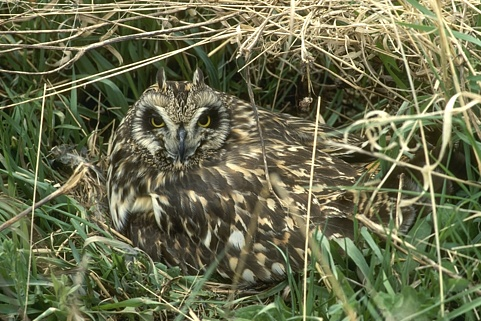
#> input picture tp/tp-3/imagenes/8143.jpg, 481 x 321 px
$ jupyter execute --allow-errors Segmentacion_objetos-Clases.ipynb   (older library calls are emulated)
#> lines starting #> are read from the running program, lines starting #| are printed output that depends on the picture
# Proyecto de la materia Procesamiento Embebido de Señales
## Segmentación de imágenes con OpenCV y SciKit-image
### Métodos de sementación de imágenes

El presente trabajo práctico tiene como objetivo la segmentación **no supervisada** de imagenes.

Para ello se cuentan con las siguientes etapas:
1. Preprocesamiento de la imagen
2. Visualización del histograma de la imagen (en RGB)
3. Método K-Means (OpenCV)
4. Método SLIC (Simple Linear Iterative Clustering)
    1. RAG con corte por umbral
    2. RAG con corte normalizado
    3. RAG con Merge
5. Método Felzenszwalb
    1. RAG con corte por umbral
    2. RAG con corte normalizado
    3. RAG con Merge
6. Contadores de segmentos únicos segun cada Método y su variante
7. Histograma de gradientes orientados
8. Etiquetado de contornos en base a segmentación realizada (Labeling)

Finalmente se comparará el algoritmo con una imagen ruidosa:
1. Agregación de ruido a la imagen original

Pendientes a implementar:
1. Hierarchical Merging of Region Boundary RAGs
2. Drawing Region Adjacency Graphs (RAGs)
3. Morphological Snakes
4. Entropía

### Método K-Means
Se caracteriza por buscar los centros de una cierta cantidad de clusters y agrupa las muestras de entrada en dichos clusters.

### Método SLIC (Simple Linear Iterative Clustering)
Se caracteriza por utilizar otro algoritmo de machine-learning denominado K-Means.
El mismo toma todos los valores de los pixeles de la imagen e intenta separarlos en una determinada cantidad de sub-regiones.
Toma la imagen a color (3 canales) por lo que se usará la imagen original

### Método Felzenszwalb

Nota: al método utilizado para segmentar se lo conoce como "over-segmentation" ya que corresponde a una primera aproximación de segmentación en un algoritmo real.

### RAG Thresholding
La técnica Region Adjacency Graph (RAG) realiza un merge de las regiones que tienen colores similares. Se construirá un RAG y se definirán bordes como la diferencia del promedio de colores. Luego se unirán las regiones que contengan un promedio de color similar (dependiendo el umbral de threshold).

## Fotos testeadas y comparadas con sus GroundTruths
- 8143.jpg
- 22013.jpg
- 35058.jpg
- 41004.jpg
- 56028.jpg
- 94079.jpg
- 314016.jpg

[cell 1]
from __future__ import division
import cv2
import numpy as np
import scipy
import matplotlib.pyplot as plt
import imutils
import skimage.data as data
import skimage.exposure as exposure
import skimage.segmentation as seg
import skimage.filters as filters
import skimage.draw as draw
import skimage.color as color
import skimage.feature as feature
import skimage.morphology as morph
import skimage.util as util
import skimage.future as future

def nothing(x):
    pass

# Parámetros de ajuste de los métodos de segmentación
TAMANIO_KERNEL_MEDIANA = 3
NUMERO_SEGMENTOS_SLIC = 400
NIVEL_COMPACT_SLIC = 10
SIGMA_SLIC = 1.0
UMBRAL_CORTE_SLIC = 29
UMBRAL_MERGE_SLIC = 35

MAX_SEGMENTOS_FELZENSZWALB = 300
ESCALA_FELZENSZWALB = 100
SIGMA_FELZENSZWALB = 0.5
TAMANIO_MIN_FELZENSZWALB = 50
UMBRAL_CORTE_FELZENSZWALB = 29
UMBRAL_MERGE_FELZENSZWALB = 35

#### Abrir la imagen desde el dataset ####
# Configurar imagen del dataset y su respectivo GroundTruth
ruta_img = 'imagenes/94079.jpg'
rutaGT_img = 'ground-truth/94079-1105.seg'

#### Funciones auxiliares para RAG con Merge ####
# [24 lines left out: function _weight_mean_color, not called in this run]


def merge_mean_color(graph, src, dst):
    """Callback called before merging two nodes of a mean color distance graph.

    This method computes the mean color of `dst`.

    Parameters
    ----------
    graph : RAG
        The graph under consideration.
    src, dst : int
        The vertices in `graph` to be merged.
    """
    graph.node[dst]['total color'] += graph.node[src]['total color']
    graph.node[dst]['pixel count'] += graph.node[src]['pixel count']
    graph.node[dst]['mean color'] = (graph.node[dst]['total color'] /
                                     graph.node[dst]['pixel count'])

#### Función que calcula el porcentaje de match entre 2 imagenes segmentadas ####
# [69 lines left out: function calcularPorcentaje, not called in this run]


#### Funcion de segmentación y comparación contra un GroundTruth elegido ####
def segmentarDiversosMetodosYComparar(ruta_img,
                                      rutaGT_img,
                                      debug = 0,
                                      TAMANIO_KERNEL_MEDIANA=3,
                                      NUMERO_SEGMENTOS_SLIC=400,
                                      NIVEL_COMPACT_SLIC=10,
                                      SIGMA_SLIC=1.0,
                                      UMBRAL_CORTE_SLIC=29,
                                      UMBRAL_MERGE_SLIC=35,
                                      MAX_SEGMENTOS_FELZENSZWALB=300,
                                      ESCALA_FELZENSZWALB=100,
                                      SIGMA_FELZENSZWALB=0.5,
                                      TAMANIO_MIN_FELZENSZWALB=50,
                                      UMBRAL_CORTE_FELZENSZWALB=29,
                                      UMBRAL_MERGE_FELZENSZWALB=35):
    # Importar imagen del dataset
#> called with ruta_img = 'imagenes/8143.jpg', rutaGT_img = 'ground-truth/8143-1107.seg', debug = 0, TAMANIO_KERNEL_MEDIANA = 3, NUMERO_SEGMENTOS_SLIC = 400, NIVEL_COMPACT_SLIC = 10, SIGMA_SLIC = 1, UMBRAL_CORTE_SLIC = 29
    imagen = cv2.imread(ruta_img,1)
#> imagen is the input picture: shape (321, 481, 3); mean B, G, R 76.8, 108.7, 105.7
    # Transformar la imagen BRG a HSV y RGB
    imagen = cv2.cvtColor(imagen, cv2.cv.CV_BGR2HSV)
#> imagen: shape (321, 481, 3); mean H, S, V 32.6, 96.4, 112.2
    imagen_rgb = cv2.cvtColor(imagen, cv2.COLOR_HSV2RGB)

    #### Preprocesamiento de la imagen ####
    # Se aplica un filtro de mediana con kernel de tamaño 3
    mediana_filtrada = scipy.ndimage.median_filter(imagen_rgb, size=TAMANIO_KERNEL_MEDIANA)
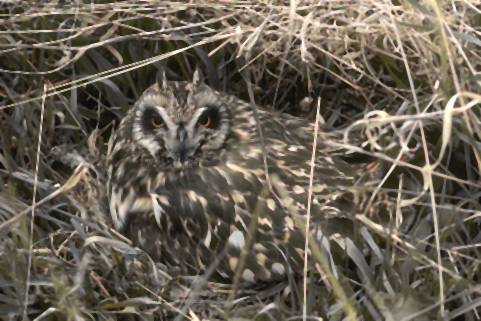
#> mediana_filtrada: shape (321, 481, 3); mean R, G, B 105.2, 96.6, 83.8

    #### Método K-Means (OpenCV) ####
    Z = imagen.reshape((-1,3))
    # convert to np.float32
    Z = np.float32(Z)
    # define criteria, number of clusters(K) and apply kmeans()
    criteria = (cv2.TERM_CRITERIA_EPS + cv2.TERM_CRITERIA_MAX_ITER, 10, 1.0)
    K = 4
    ret,segmentos_kmeans,center = cv2.kmeans(Z, K, criteria, 10, cv2.KMEANS_RANDOM_CENTERS)
#> ret = 164976935.7; center = [[34.06, 173.2, 48.69], [28.48, 53.57, 211.1], [33.04, 71.77, 133.8], [33.48, 99.91, 78.92]]
    # Now convert back into uint8, and make original image
    center = np.uint8(center)
#> center = [[34, 173, 48], [28, 53, 211], [33, 71, 133], [33, 99, 78]]
    res = center[segmentos_kmeans.flatten()]
    res2 = res.reshape((imagen.shape))
#> res2: shape (321, 481, 3); mean H, S, V 32.3, 95.8, 111.5

    #### Método SLIC (Simple Linear Iterative Clustering) ####
    segmentos_slic = seg.slic(mediana_filtrada,n_segments=NUMERO_SEGMENTOS_SLIC, compactness=NIVEL_COMPACT_SLIC, sigma=SIGMA_SLIC)
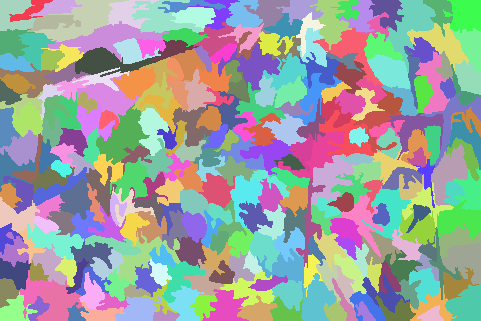
#> segmentos_slic: shape (321, 481) int64; 293 distinct labels, from 1 to 293; one colour per label, 0 black
    # CON 155 segmentos el RAG QUEDABA MAL, con 400 quedo casi impecable

    #### RAG (Region Adjacency Graph) para Método SLIC con corte por umbral (cut threshold) ####
    g = future.graph.rag_mean_color(imagen_rgb, segmentos_slic)
    segmentos_rag_slic = future.graph.cut_threshold(segmentos_slic, g, UMBRAL_CORTE_SLIC)
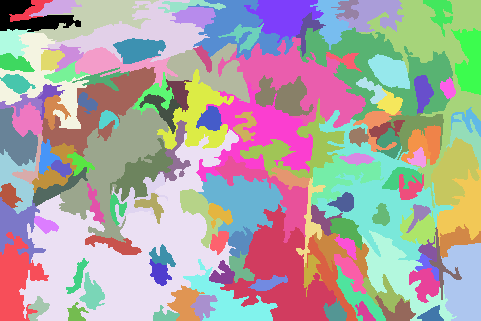
#> segmentos_rag_slic: shape (321, 481) int64; 137 distinct labels, from 0 to 136; one colour per label, 0 black
    out2 = color.label2rgb(segmentos_rag_slic, imagen_rgb, kind='avg')
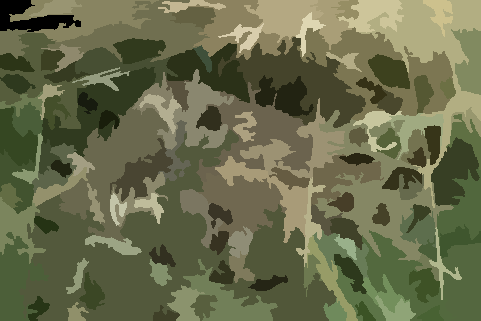
#> out2: shape (321, 481, 3); mean R, G, B 104.2, 107.2, 75.4

    #### RAG para Método SLIC con corte normalizado (normalized cut) ####
    g = future.graph.rag_mean_color(imagen_rgb, segmentos_slic, mode='similarity')
    segmentos_rag_slic_normalizado = future.graph.cut_normalized(segmentos_slic, g)
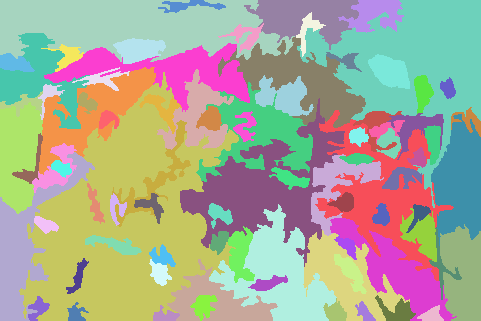
#> segmentos_rag_slic_normalizado: shape (321, 481) int64; 82 distinct labels, from 1 to 293; one colour per label, 0 black
    out2 = color.label2rgb(segmentos_rag_slic_normalizado, imagen_rgb, kind='avg')
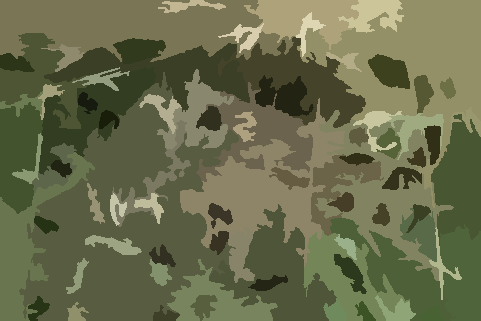
#> out2: shape (321, 481, 3); mean R, G, B 105, 108, 75.8

    #### RAG para Método SLIC con merge ####
    g = future.graph.rag_mean_color(imagen_rgb, segmentos_slic)
    segmentos_slic_merge = future.graph.merge_hierarchical(segmentos_slic, g,
                                                thresh=UMBRAL_MERGE_SLIC, rag_copy=False,
                                                in_place_merge=True,
                                                merge_func=merge_mean_color,
                                                weight_func=_weight_mean_color)

    #### Método Felzenszwalb ####
    segmentos_felzenszwalb = seg.felzenszwalb(mediana_filtrada, scale=ESCALA_FELZENSZWALB, sigma=SIGMA_FELZENSZWALB, min_size=TAMANIO_MIN_FELZENSZWALB)
    MIN_SIZE = TAMANIO_MIN_FELZENSZWALB
    print("Cant. segs. Metodo Felzenszwalb: {}".format(np.unique(segmentos_felzenszwalb).size))
    # este while es un workaround porque este metodo puede traer muchos segmentos
    # y al hacerlo, da un overflow de iteraciones en el normalized cut
    # Para mayor detalle el error es
    # ArpackNoConvergence: ARPACK error -1: No convergence (7771 iterations, 83/100 eigenvectors converged)
    # por lo que, de manera empirica, lo limito actualmente a 299 segmentos
    while(np.unique(segmentos_felzenszwalb).size >= MAX_SEGMENTOS_FELZENSZWALB):
        MIN_SIZE=MIN_SIZE+25
        segmentos_felzenszwalb = seg.felzenszwalb(mediana_filtrada, scale=ESCALA_FELZENSZWALB, sigma=SIGMA_FELZENSZWALB, min_size=MIN_SIZE)
        print("Cant. segs. Metodo Felzenszwalb: {}".format(np.unique(segmentos_felzenszwalb).size))

    #### RAG para Método Felzenszwalb con corte por umbral ####
    g = future.graph.rag_mean_color(imagen_rgb, segmentos_felzenszwalb)
    segmentos_rag_felzenszwalb = future.graph.cut_threshold(segmentos_felzenszwalb, g, UMBRAL_CORTE_FELZENSZWALB)
    out2 = color.label2rgb(segmentos_rag_felzenszwalb, imagen_rgb, kind='avg')

    #### RAG para Método Felzenszwalb con corte normalizado ####
    g = future.graph.rag_mean_color(imagen_rgb, segmentos_felzenszwalb, mode='similarity')
    segmentos_rag_felzenszwalb_normalizado = future.graph.cut_normalized(segmentos_felzenszwalb, g)
    out2 = color.label2rgb(segmentos_rag_felzenszwalb_normalizado, imagen_rgb, kind='avg')

    #### RAG para Método Felzenszwalb con merge ####
    g = future.graph.rag_mean_color(imagen_rgb, segmentos_felzenszwalb)
    segmentos_felzenszwalb_merge = future.graph.merge_hierarchical(segmentos_felzenszwalb, g,
                                            thresh=UMBRAL_MERGE_FELZENSZWALB, rag_copy=False,
                                            in_place_merge=True,
                                            merge_func=merge_mean_color,
                                            weight_func=_weight_mean_color)

    if(debug):
        ### Contadores de segmentos únicos segun cada método con su variante
        print("Cantidad de segmentos diferenciados por metodo")
        print("K-Means (OpenCV): {}".format(np.unique(segmentos_kmeans).size))
        print("SLIC: {}".format(np.unique(segmentos_slic).size))
        print("Felzenszwalb: {}".format(np.unique(segmentos_felzenszwalb).size))

        print("RAG SLIC con corte por umbral: {} ".format(np.unique(segmentos_rag_slic).size))
        print("RAG SLIC con corte normalizado: {} ".format(np.unique(segmentos_rag_slic_normalizado).size))
        print("RAG SLIC con Merge: {} ".format(np.unique(segmentos_slic_merge).size))

        print("RAG Felzenszwalb con corte por umbral: {} ".format(np.unique(segmentos_rag_felzenszwalb).size))
        print("RAG Felzenszwalb con corte normalizado: {} ".format(np.unique(segmentos_rag_felzenszwalb_normalizado).size))
        print("RAG Felzenszwalb con Merge: {} ".format(np.unique(segmentos_felzenszwalb_merge).size))

    #### Comparación con Ground Truth ####
    # Se compara con el .segment del ground truth
    # el mismo se compone de una segmentacion humana

    # La función de comparación se basa en:
    #######################################################################
    # Generar una tabla que refleje en sus filas los segmentos calculados
    # y en sus columnas los segmentos ground-truth
    # Adicionalmente se generara otra tabla con los porcentajes de matcheo
    # entre el segmento de la fila (calculado) y el segmento del ground-truth
    #        Seg1            Seg2           Seg3     Total
    #Seg1     02             25             00         27
    #Seg2    120             01             00        121
    #Total   122             26             00        148

    #         Seg1            Seg2           Seg3
    #%Seg1  2/122=0,01%    25/27=92%         NULL => es NULL porque el total es 0
    #%Seg2  120/122=98%    1/27=3,7%         NULL => sino sería el % que da la cuenta

    # Finalmente hay que tomar el mayor porcentaje de la tabla
    # y separarlo a la vez que "cancelamos" esa fila y columna
    # luego iterar el procedimiento sumando dicho % al anterior
    # cancelar esa fila y esa columna
    # iterar hasta que no queden filas o columnas
    # finalizar realizando un promedio de dichos porcentajes
    # ese número final será el identificador del
    # segmento calculado para el ground-truth elegido
    # debera repetirse dicho procedimiento para todos los ground-truth
    # y tomar un promedio total de todos los números (promedios) de match

    # opcional 1°:
    # se podría realizar el mismo procedimiento pero a la inversa
    # tomando los menores porcentajes de la tabla
    # lo que no se es que significaría dicho número
    # opcional 2°:
    # se podría adicionar un número que compare la cantidad de segmentos
    # pero, en ppio, dicho número casi siempre daría bajo
    #######################################################################

    # Lectura del encabezado
    estado = 0
    header = 1
    vector_img = []
    segmento_img = []
    fila_img = []
    columna_img = []
    with open(
        rutaGT_img
        ) as fseg_humano:
        for linea in fseg_humano:
            linea = linea.replace('\n','')
            a = linea.split(' ')
            if header == 1:
                if (a[0] == 'width'):
                    largo_img = int(a[1])
                if (a[0] == 'height'):
                    alto_img = int(a[1])
                if (a[0] == 'segments'):
                    segs_img = int(a[1])
                if (a[0] == 'data'):
                    #segmentos = np.empty((segs_img, largo_img, alto_img), np.uint16)
                    header = 0
            else:
                # lectura de los segmentos
                vector_img.append([[int(a[0]), int(a[1]), c] for c in np.arange(
                        int(a[2]),
                        int(a[3])
                        )])
                #
                for c in np.arange(int(a[2]),int(a[3])):
                    segmento_img.append(int(a[0]))
                    fila_img.append(int(a[1]))
                    columna_img.append(c)

    # [12 lines of commented-out code are left out]
    match_slic = round(100*calcularPorcentaje(
            debug,
            segmentos_slic,
            vector_img, segs_img, alto_img, largo_img),1)
    print("\n% Match SLIC: {}%".format(
        match_slic))

    match_rag_slic_umbral = round(100*calcularPorcentaje(
            debug,
            segmentos_rag_slic,
            vector_img, segs_img, alto_img, largo_img),1)
    print("\n% Match RAG SLIC con corte por umbral: {}%".format(
        match_rag_slic_umbral))

    match_rag_slic_normalizado = round(100*calcularPorcentaje(
            debug,
            segmentos_rag_slic_normalizado,
            vector_img, segs_img, alto_img, largo_img),1)
    print("\n% Match RAG SLIC con corte normalizado: {}%".format(
        match_rag_slic_normalizado))

    match_rag_slic_merge = round(100*calcularPorcentaje(
            debug,
            segmentos_slic_merge,
            vector_img, segs_img, alto_img, largo_img),1)
    print("\n% Match RAG SLIC con merge: {}%".format(
        match_rag_slic_merge))

    match_felzenszwalb = round(100*calcularPorcentaje(
            debug,
            segmentos_felzenszwalb,
            vector_img, segs_img, alto_img, largo_img),1)
    print("\n% Match Felzenszwalb: {}%".format(
        match_felzenszwalb))

    match_rag_felzenszwalb_umbral = round(100*calcularPorcentaje(
            debug,
            segmentos_rag_felzenszwalb,
            vector_img, segs_img, alto_img, largo_img),1)
    print("\n% Match RAG Felzenszwalb con corte por umbral: {}%".format(
        match_rag_felzenszwalb_umbral))

    match_rag_felzenszwalb_normalizado = round(100*calcularPorcentaje(
            debug,
            segmentos_rag_felzenszwalb_normalizado,
            vector_img, segs_img, alto_img, largo_img),1)
    print("\n% Match RAG Felzenszwalb con corte normalizado: {}%".format(
        match_rag_felzenszwalb_normalizado))

    match_rag_felzenszwalb_merge = round(100*calcularPorcentaje(
            debug,
            segmentos_felzenszwalb_merge,
            vector_img, segs_img, alto_img, largo_img),1)
    print("\n% Match RAG Felzenszwalb con merge: {}%".format(
        match_rag_felzenszwalb_merge))

    print("\nResultado normalizado: {},{},{},{},{},{},{},{}".format(
          match_slic,
          match_rag_slic_umbral,
          match_rag_slic_normalizado,
          match_rag_slic_merge,
          match_felzenszwalb,
          match_rag_felzenszwalb_umbral,
          match_rag_felzenszwalb_normalizado,
          match_rag_felzenszwalb_merge))

    return

[cell 2]
ruta_img = 'imagenes/8143.jpg'
rutaGT_img = 'ground-truth/8143-1107.seg'
#> (the rest of this cell did not finish here and is left out)

[cell 3]
ruta_img = 'imagenes/8143.jpg'
rutaGT_img = 'ground-truth/8143-1123.seg'
segmentarDiversosMetodosYComparar(ruta_img,rutaGT_img)
#> in segmentarDiversosMetodosYComparar (call 2), `res2 = res.reshape((imagen.shape))`: res2: shape (321, 481, 3); mean H, S, V 32.3, 95.9, 111.4
